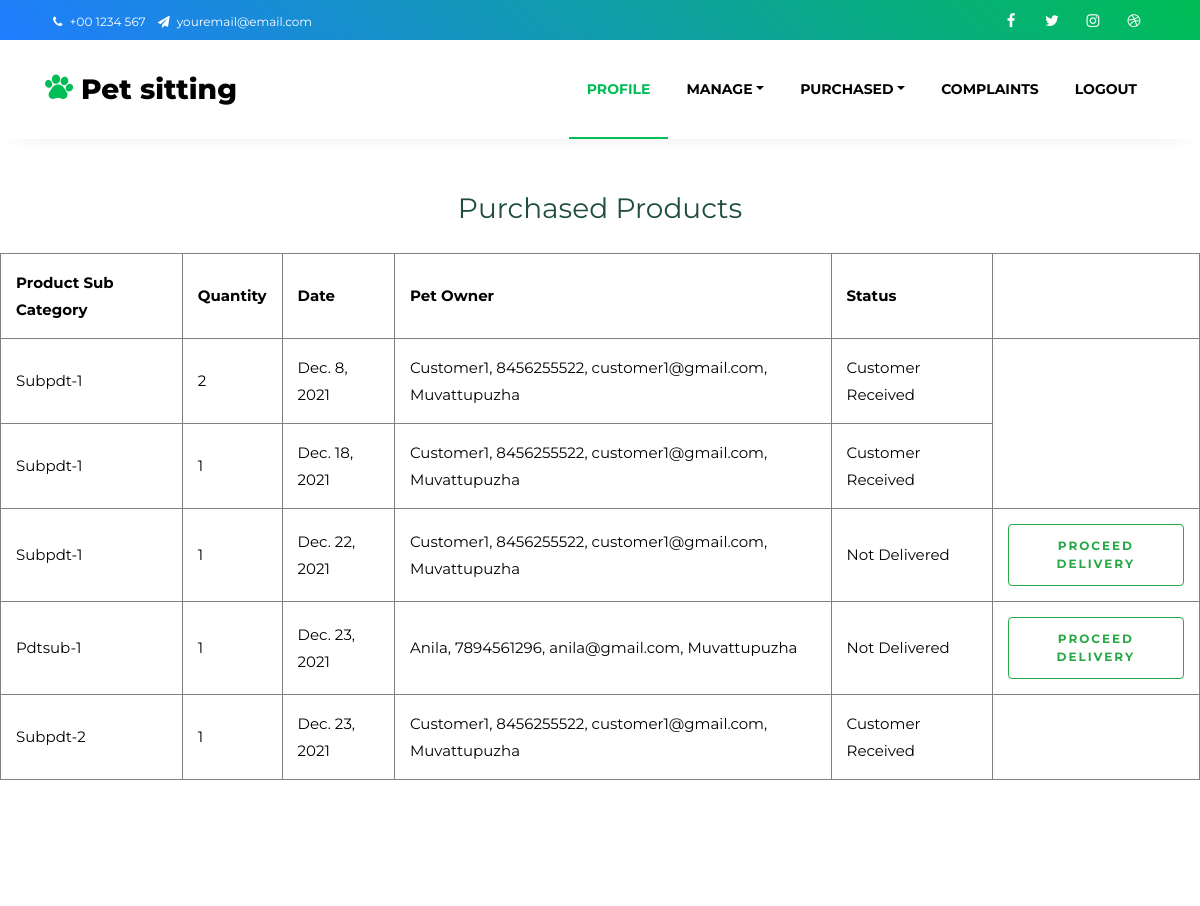
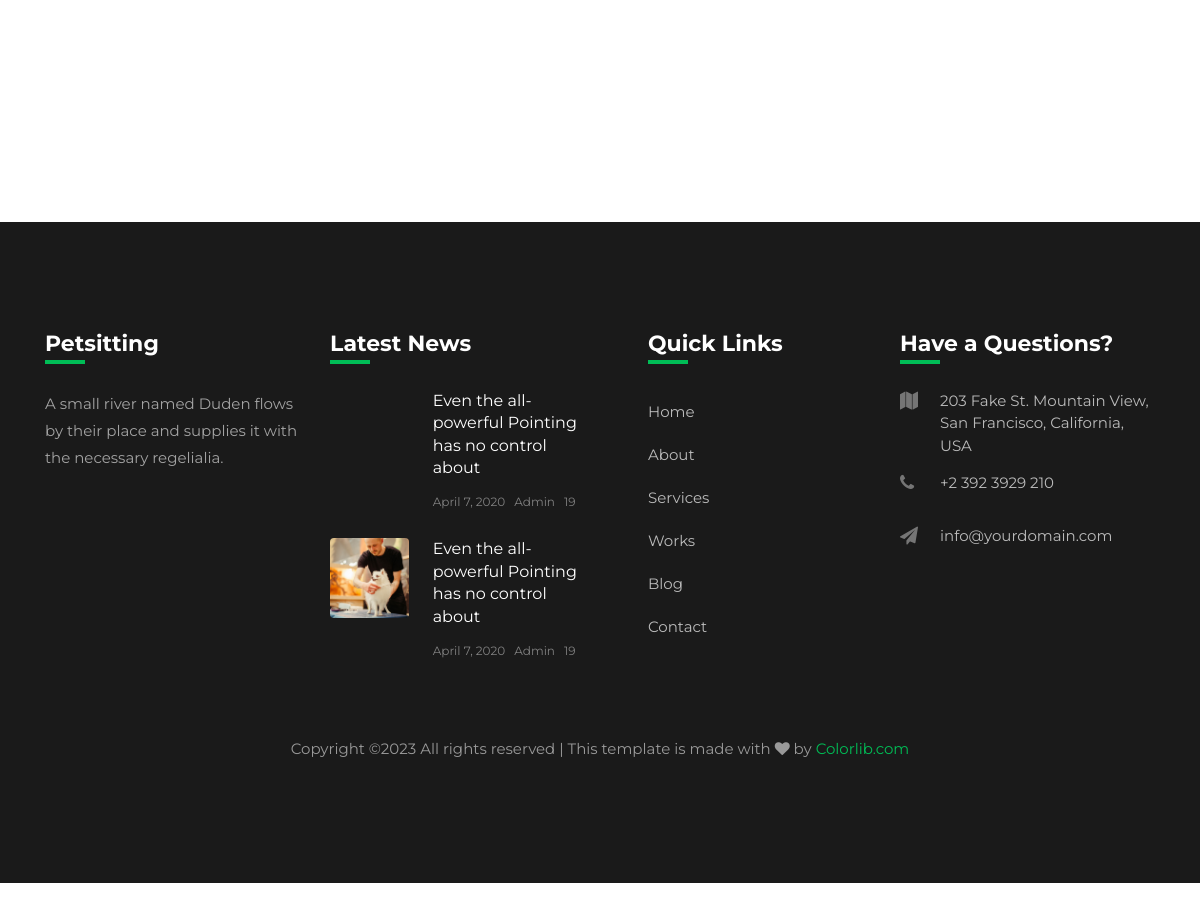
Page /shopowner/pdtpurchased/ (signed in) on the committed database (2 pictures, top to bottom).
### PetOwner/models.py (models this page shows)
class BuyProduct(models.Model):
    Product=models.ForeignKey(Product,on_delete=models.CASCADE)
    PetOwner=models.ForeignKey(Customer,on_delete=models.CASCADE)
    quantity=models.IntegerField(null=False)
    TotalPrice=models.FloatField(null=False)
    Date=models.DateField(auto_now=True)
    DeliveryAddress=models.TextField(null=True)
    Status=models.IntegerField(default=0)

### ShopOwner/models.py (models this page shows)
class Product(models.Model):
    ProductRate=models.FloatField(null=False)
    ProductDiscription=models.CharField(max_length=20,null=False)
    ProductPetCategory=models.ForeignKey(PetCategory,on_delete=models.SET_NULL,null=True)
    ProductProductsubCategory=models.ForeignKey(ProductsubCategory,on_delete=models.CASCADE)
    ProductImage=models.FileField(upload_to="Uploads/ProductImage/",null=False)
    ProductStock=models.IntegerField(default=0)
    Shop=models.ForeignKey(Shop,on_delete=models.CASCADE)

### BasicEntry/models.py (models this page shows, shortened)
class ProductsubCategory(models.Model):
    ProductCategory=models.ForeignKey(ProductCategory,on_delete=models.CASCADE)
    ProductsubCategory=models.CharField("ProductsubCategory",max_length=20,null=False,unique=True)

class Place(models.Model):
    Place=models.CharField("Place",max_length=20,null=False,unique=True)
    District=models.ForeignKey(District,on_delete=models.CASCADE)
    def __str__(self):
        return self.Place

### Guest/models.py (models this page shows)
class Customer(models.Model):
    CustomerName=models.CharField(max_length=20,null=False)
    CustomerGender=models.CharField(max_length=20,null=False)
    CustomerContact=models.CharField(max_length=20,null=False)
    CustomerEmail=models.EmailField(max_length=20,null=False,unique=True)
    CustomerPlace=models.ForeignKey(Place,on_delete=models.SET_NULL,null=True)
    CustomerImage=models.FileField(upload_to='Uploads/PetOwnerPhotos/',null=True)
    CustomerUsername=models.CharField(max_length=20,null=False)
    CustomerPassword=models.CharField(max_length=20,null=False)
    def __str__(self):
        return self.CustomerName

### ShopOwner/views.py (the view)
# urls.py: path('pdtpurchased/',views.ProductPurchased,name="product-purchased"),
def ProductPurchased(request):
    pdtpurchase=BuyProduct.objects.filter(Product__Shop=request.session['Shopownerid'])
    return render(request,"ShopOwner/PurchasedProduct.html",{'pdtpurchase':pdtpurchase})

### ShopOwner/templates/ShopOwner/PurchasedProduct.html
{%  extends 'Guest/HeaderShop.html' %}
{% load static %}
{% block content %}
<center><h3 class="mt-5 mb-4" style="color: rgb(31, 78, 64);">Purchased Products</h3></center>
    <table><table align="center" border=1 style="border-collapse: collapse;" cellpadding=15>
        <tr>
            <th>Product Sub Category</th>
            <th>Quantity</th>
            <th>Date</th>
            <th>Pet Owner</th>
            <th>Status</th>
            <th></th>
        </tr>
        {% for data in pdtpurchase %}
        <tr>
            <td>{{data.Product.ProductProductsubCategory.ProductsubCategory}}</td>
            <td>{{data.quantity}}</td>
            <td>{{data.Date}}</td>
            <td>{{data.PetOwner}},
                {{data.PetOwner.CustomerContact}},
                {{data.PetOwner.CustomerEmail}},
                {{data.PetOwner.CustomerPlace}}
            </td>
            {% if data.Status == 0 %}
            <td>Not Delivered</td>
            <td><a href="{% url 'ShopOwners:proceedProducttDelivery' data.id %}" class="btn btn-outline-success">Proceed Delivery</a> </td>
            {% elif data.Status == 1 %}
            <td>Delivered</td>
            {% elif data.Status == 2 %}
            <td>Customer Received</td>
            {% endif %}
        </tr>
        {% endfor %}
    </table>
    <br><br><br><br><br><br><br><br><br><br><br><br>
    {%  include 'Guest/Footer.html' %}
    {% endblock %}

### rows in the picture
BuyProduct: Product.ProductProductsubCategory.ProductsubCategory "Subpdt-1", quantity "2", Date "Dec. 8, 2021", PetOwner "Customer1", PetOwner.CustomerContact "8456255522", PetOwner.CustomerEmail "customer1@gmail.com", PetOwner.CustomerPlace "Muvattupuzha", Status "Customer Received"
BuyProduct: Product.ProductProductsubCategory.ProductsubCategory "Subpdt-1", quantity "1", Date "Dec. 18, 2021", PetOwner "Customer1", PetOwner.CustomerContact "8456255522", PetOwner.CustomerEmail "customer1@gmail.com", PetOwner.CustomerPlace "Muvattupuzha", Status "Customer Received"
BuyProduct: Product.ProductProductsubCategory.ProductsubCategory "Subpdt-1", quantity "1", Date "Dec. 22, 2021", PetOwner "Customer1", PetOwner.CustomerContact "8456255522", PetOwner.CustomerEmail "customer1@gmail.com", PetOwner.CustomerPlace "Muvattupuzha", Status "Not Delivered"
BuyProduct: Product.ProductProductsubCategory.ProductsubCategory "Pdtsub-1", quantity "1", Date "Dec. 23, 2021", PetOwner "Anila", PetOwner.CustomerContact "7894561296", PetOwner.CustomerEmail "anila@gmail.com", PetOwner.CustomerPlace "Muvattupuzha", Status "Not Delivered"
BuyProduct: Product.ProductProductsubCategory.ProductsubCategory "Subpdt-2", quantity "1", Date "Dec. 23, 2021", PetOwner "Customer1", PetOwner.CustomerContact "8456255522", PetOwner.CustomerEmail "customer1@gmail.com", PetOwner.CustomerPlace "Muvattupuzha", Status "Customer Received"
